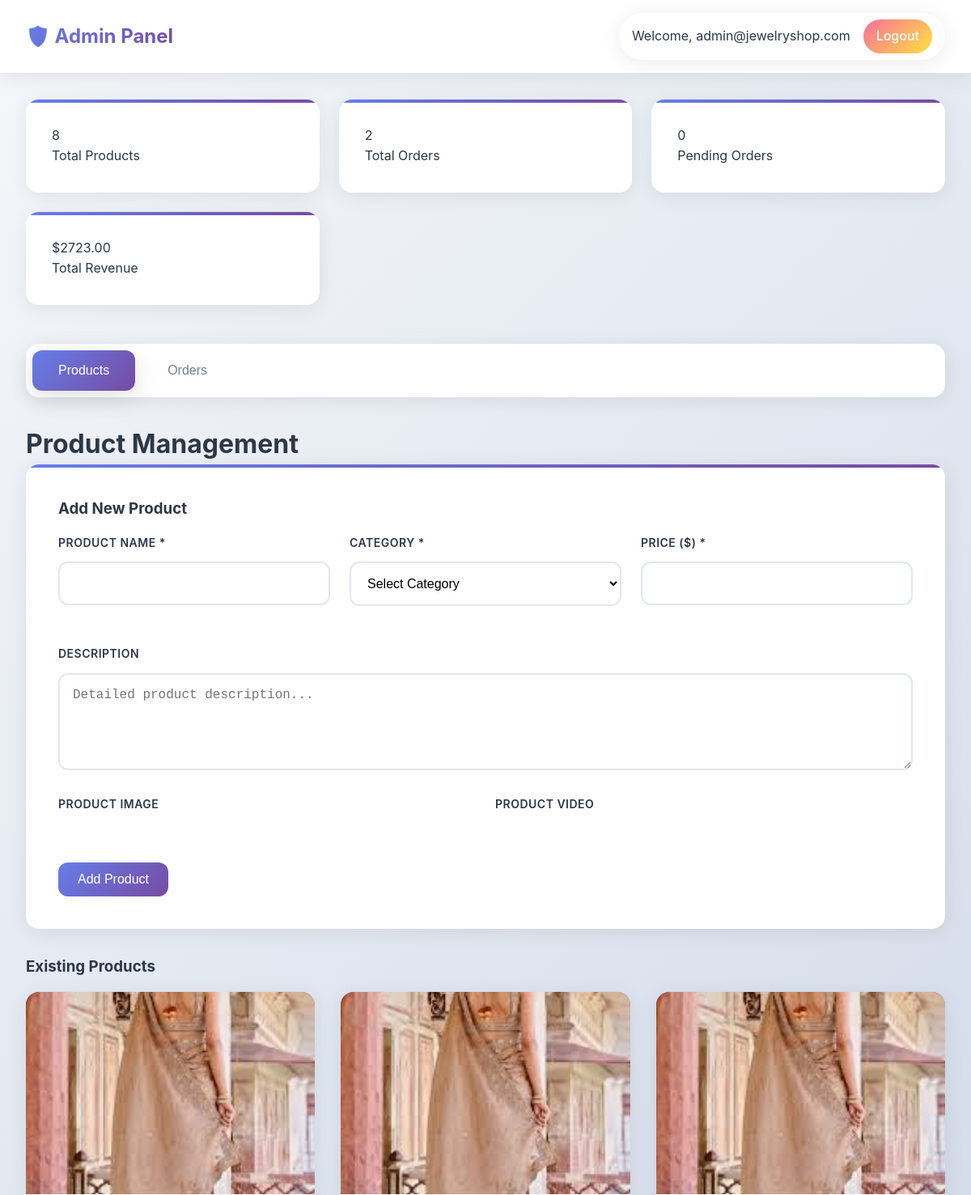
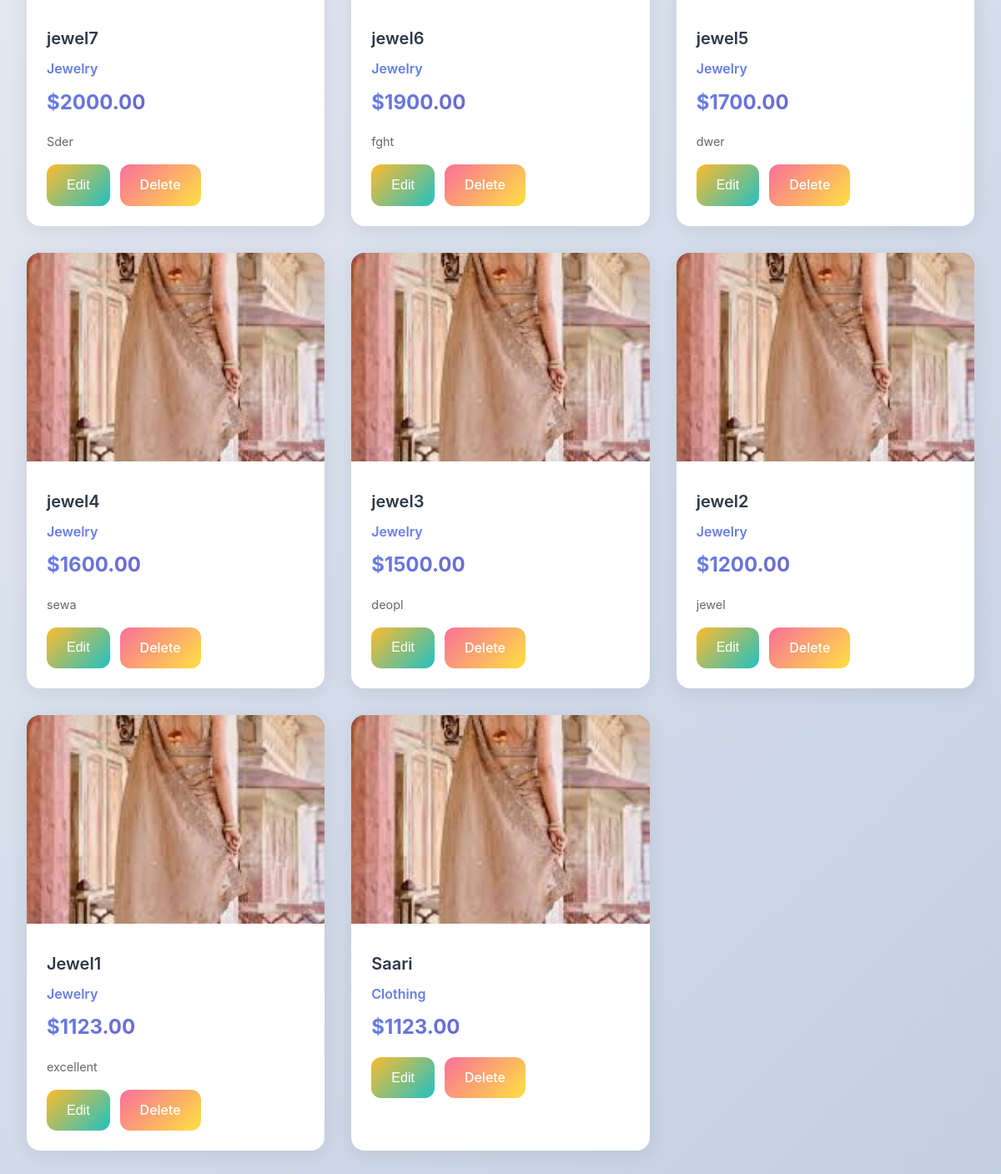
Page /admin (signed in) on the committed database (2 pictures, top to bottom).
### tables this page shows
CREATE TABLE products (
                 id INTEGER PRIMARY KEY AUTOINCREMENT,
                 name TEXT NOT NULL,
                 category TEXT NOT NULL,
                 price REAL NOT NULL,
                 description TEXT,
                 image_path TEXT,
                 video_path TEXT,
                 created_at TIMESTAMP DEFAULT CURRENT_TIMESTAMP);

### app.py (the view)
@app.route('/admin')
def admin_dashboard():
    if 'admin_id' not in session:
        return redirect(url_for('admin_login'))
    conn = get_db()
    products = conn.execute('SELECT * FROM products ORDER BY created_at DESC').fetchall()
    orders = conn.execute('''SELECT o.*, p.name as product_name, p.price
                            FROM orders o
                            JOIN products p ON o.product_id = p.id
                            ORDER BY o.order_date DESC''').fetchall()
    conn.close()
    return render_template('admin.html', products=products, orders=orders)

### app.py (called while the page is built)
def get_db():
    conn = sqlite3.connect('database.db')
    conn.row_factory = sqlite3.Row
    return conn

### templates/admin.html (shortened to what this page needs)
<!DOCTYPE html>
<html lang="en">
<head>
</head>
<body>
    <header class="admin-header">
        <nav class="admin-nav">
            <div class="admin-logo">🛡️ Admin Panel</div>
            <div class="admin-user">
                <span>Welcome, {{ session.admin_email }}</span>
                <a href="{{ url_for('admin_logout') }}" class="logout-btn">Logout</a>
            </div>
        </nav>
    </header>
    <div class="container">
        <div class="stats-grid">
            <div class="stat-card">
                <div class="stat-number">{{ products|length }}</div>
                <div class="stat-label">Total Products</div>
            </div>
            <div class="stat-card">
                <div class="stat-number">{{ orders|length }}</div>
                <div class="stat-label">Total Orders</div>
            </div>
            <div class="stat-card">
                <div class="stat-number">{{ orders|selectattr('status', 'equalto', 'pending')|list|length }}</div>
                <div class="stat-label">Pending Orders</div>
            </div>
            <div class="stat-card">
                <div class="stat-number">${{ "%.2f"|format(orders|sum(attribute='price', start=0)) }}</div>
                <div class="stat-label">Total Revenue</div>
            </div>
        </div>
        <div class="dashboard-tabs">
            <button class="tab-btn active" onclick="showTab('products')">Products</button>
            <button class="tab-btn" onclick="showTab('orders')">Orders</button>
        </div>
        <div id="products-tab" class="tab-content active">
            <h2 class="section-title">Product Management</h2>
            <div class="add-product-form">
                <h3 style="margin-bottom: 1rem;">Add New Product</h3>
                <form action="{{ url_for('manage_product') }}" method="POST" enctype="multipart/form-data">
                    <div class="form-row">
                        <div class="form-group">
                            <label for="name">Product Name *</label>
                            <input type="text" id="name" name="name" required>
                        </div>
                        <div class="form-group">
                            <label for="category">Category *</label>
                            <select id="category" name="category" required>
                                <option value="">Select Category</option>
                            </select>
                        </div>
                        <div class="form-group">
                            <label for="price">Price ($) *</label>
                            <input type="number" id="price" name="price" step="0.01" min="0" required>
                        </div>
                    </div>
                    <div class="form-group">
                        <label for="description">Description</label>
                        <textarea id="description" name="description" placeholder="Detailed product description..."></textarea>
                    </div>
                    <div class="form-row">
                        <div class="form-group">
                            <label for="image">Product Image</label>
                        </div>
                        <div class="form-group">
                            <label for="video">Product Video</label>
                        </div>
                    </div>
                    <button type="submit" class="btn btn-primary">Add Product</button>
                </form>
            </div>
            <h3 style="margin-bottom: 1rem;">Existing Products</h3>
            {% if products %}
                <div class="products-grid">
                    {% for product in products %}
                    <div class="product-card">
                        {% if product.image_path %}
                            <img src="{{ url_for('static', filename=product.image_path) }}" alt="{{ product.name }}" class="product-image">
                        {% else %}
                            <div style="height: 200px; background: linear-gradient(45deg, #667eea, #764ba2); display: flex; align-items: center; justify-content: center; color: white;">No Image</div>
                        {% endif %}
                        <div class="product-info">
                            <div class="product-name">{{ product.name }}</div>
                            <div style="color: #667eea; font-weight: 600; margin-bottom: 0.5rem;">{{ product.category|title }}</div>
                            <div class="product-price">${{ "%.2f"|format(product.price) }}</div>
                            <p style="color: #666; margin-bottom: 1rem; font-size: 0.9rem;">{{ product.description[:80] }}{% if product.description|length > 80 %}...{% endif %}</p>
                            <div class="product-actions">
                                <button class="btn btn-warning" onclick="editProduct({{ product.id }}, '{{ product.name }}', '{{ product.category }}', {{ product.price }}, '{{ product.description }}')">Edit</button>
                                <a href="{{ url_for('delete_product', product_id=product.id) }}" class="btn btn-danger" onclick="return confirm('Are you sure you want to delete this product?')">Delete</a>
                            </div>
                        </div>
                    </div>
                    {% endfor %}
                </div>
            {% else %}
                <p style="text-align: center; color: #666; padding: 2rem;">No products added yet.</p>
            {% endif %}
        </div>
    </div>
</body>
</html>

### rows in the picture
products: image_path (picture), name "jewel7", category "Jewelry", price "2000.00", description "Sder"
products: image_path (picture), name "jewel6", category "Jewelry", price "1900.00", description "fght"
products: image_path (picture), name "jewel5", category "Jewelry", price "1700.00", description "dwer"
products: image_path (picture), name "jewel4", category "Jewelry", price "1600.00", description "sewa"
products: image_path (picture), name "jewel3", category "Jewelry", price "1500.00", description "deopl"
products: image_path (picture), name "jewel2", category "Jewelry", price "1200.00", description "jewel"
products: image_path (picture), name "Jewel1", category "Jewelry", price "1123.00", description "excellent"
products: image_path (picture), name "Saari", category "Clothing", price "1123.00"

### other values in the picture
{{ session.admin_email }} "admin@jewelryshop.com"
{{ products|length }} "8"
{{ orders|length }} "2"
{{ orders|selectattr('status', 'equalto', 'pending')|list|length }} "0"
{{ "%.2f"|format(orders|sum(attribute='price', start=0)) }} "2723.00"
